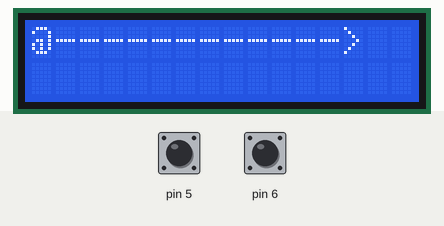
Bench run of a sketch on a simulated Arduino Uno, built with avr-gcc and run on an emulated ATmega328P. Parts: 16×2 character LCD. The test bench sets the inputs (shaded band); at power-on: pin 5 HIGH, pin 6 HIGH.

Above: at 1.2 s.
1.3 s: pin 5 pulled LOW for 1.85 s
At 3.1 s:
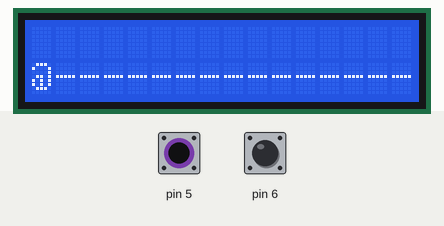
4.6 s: pin 6 pulled LOW for 1.85 s
At 6.22 s:
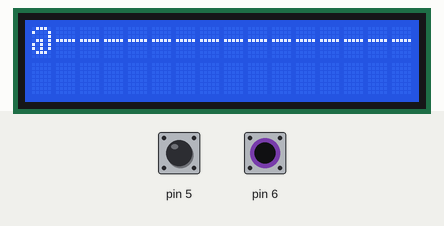

The sketch:

sketch_jun01d_up_down.ino
```cpp
#include<LiquidCrystal.h>
LiquidCrystal l1(8,9,10,11,12,13);
void setup() {
  l1.begin(16,2);

 pinMode(6,INPUT_PULLUP);
 pinMode(5,INPUT_PULLUP);


}
int i=0;
char name[20]="pradipta ",name1[20],t;
void loop() {
  int j=1;
  if(digitalRead(6)==0)
  {
    i=0;
    j=0;
  }
  if(digitalRead(5)==0)
  {
    i=1;
    j=0;
  }
  l1.setCursor(0,i);
  l1.print("@");
  if(j=1)
  {
    for(int k=1;k<=15;k++)
    {
      l1.setCursor(k,i);
      l1.print("->");
      delay(100);
    }
  }


delay(50);
l1.clear();
}
```
